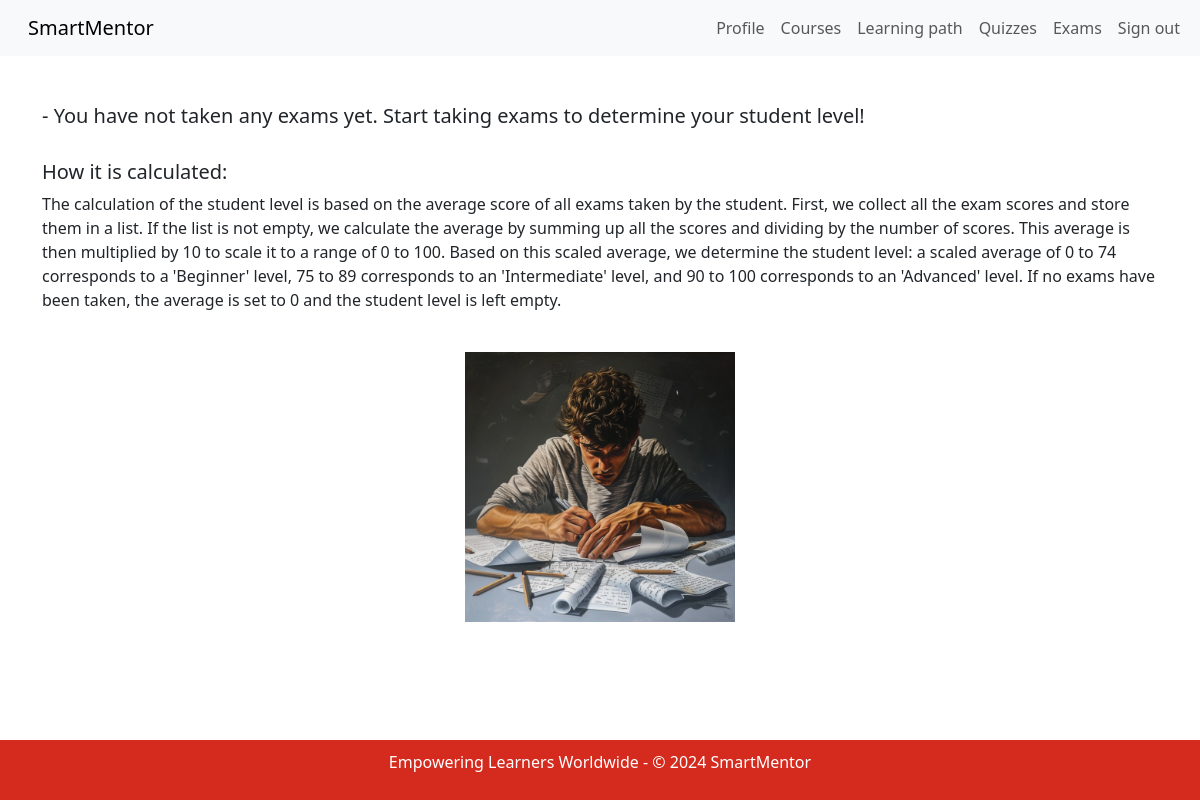
The app's page /student/exam/scores/12/ (signed in), older data.
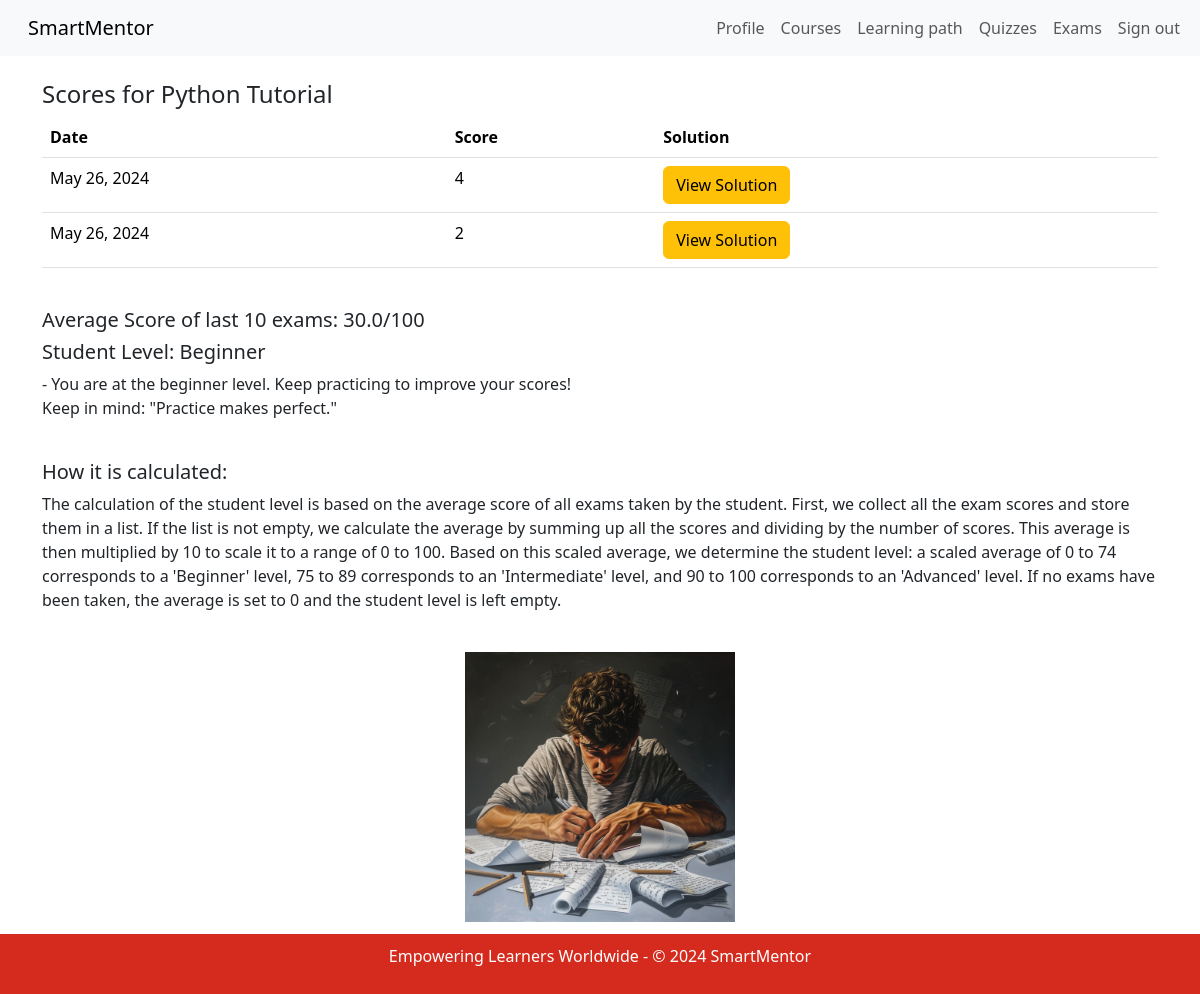
The same page, newer data.
### app/models.py (models this page shows, shortened)
class Course(models.Model):
    name = models.CharField(max_length=50, default='course')
    description = models.CharField(max_length=200, default='Default description')
    pdfs = models.ManyToManyField(PDF, blank=True, related_name='courses')
    time_created = models.DateTimeField(auto_now_add=True, null=True)
    teacher = models.ForeignKey('Teacher', on_delete=models.CASCADE, related_name='courses', default=Teacher.get_default_teacher)

class Score(models.Model):
    user = models.ForeignKey(User, on_delete=models.CASCADE)
    course = models.ForeignKey('Course', on_delete=models.CASCADE)
    date = models.DateField(auto_now_add=True)
    value = models.IntegerField()
    level = models.CharField(max_length=20, default='To be determined')
    answers = models.JSONField(default=dict)

### app/views.py (the view)
# urls.py: path('student/exam/scores/<int:course_id>/', views.display_scores, name='exam_scores'),
def display_scores(request, course_id):
    course = Course.objects.get(id=course_id)
    scores = Score.objects.filter(user=request.user, course=course)
    if not scores:
        level = 'To be determined'
        average = 'N/A'
    else:
        last_scores = scores.order_by('-id')[:10]
        score_values = [score.value for score in last_scores]
        average = sum(score_values) / len(score_values) if score_values else 0
        average *= 10
        average = round(average, 2)
        if 0 <= average <= 74:
            level = 'Beginner'
        elif 75 <= average <= 89:
            level = 'Intermediate'
        elif 90 <= average <= 100:
            level = 'Advanced'
    return render(request, 'app/exam_scores.html', {'course': course, 'scores': scores, 'level': level, 'average': average})

### app/templates/app/exam_scores.html (shortened to what the changed rows need)
{% extends 'app/base.html' %}
{% block content %}
    {% if user.is_authenticated %}
        {% if user.profile.role == 'student' %}
            <br>
            <div class="container-xl">
                <section>
                    {% if level == 'Beginner' or level == 'Intermediate' or level == 'Advanced' %}
                    <h4>Scores for {{ course.name }}</h4>
                    <table class="table">
                        <thead>
                            <tr>
                                <th>Date</th>
                                <th>Score</th>
                                <th>Solution</th>
                            </tr>
                        </thead>
                        <tbody>
                            {% for score in scores %}
                        <tr>
                            <td>{{ score.date }}</td>
                            <td>{{ score.value }}</td>
                            <td><a href="{% url 'exam_results' score.id%}" class="btn btn-warning">View Solution</a></td>
                        </tr>
                        {% endfor %}
                        </tbody>
                    </table>
                    {% endif %}
                    <br>
                    {% if level == 'Beginner' or level == 'Intermediate' or level == 'Advanced' %}
                    <h5>Average Score of last 10 exams: {{ average }}/100</h5>
                    <h5>Student Level: {{ level }}</h5>
                    {% endif %}
                        {% if level == 'Beginner' %}
                            <p>
                            - You are at the beginner level. Keep practicing to improve your scores!
                            <br>
                            Keep in mind: "Practice makes perfect."
                            </p>
                        {% elif level == 'Intermediate' %}
                            <p>
                            - You are at the intermediate level. Keep practicing to reach the advanced level!
                            <br>
                            Keep in mind: "Success is the sum of small efforts repeated day in and day out."
                            </p>
                        {% elif level == 'Advanced' %}
                            <p>
                            - You are at the advanced level. Congratulations on your achievement!
                            <br>
                            Keep in mind: "Success is not the key to happiness. Happiness is the key to success. If you love what you are doing, you will be successful."
                            </p>
                        {% else %}
                            <h5>- You have not taken any exams yet. Start taking exams to determine your student level! </h5>
                        {% endif %}
                    <br>
                    <h5>How it is calculated:</h5>
                    <p>The calculation of the student level is based on the average score of all exams taken by the student. First, we collect all the exam scores and store them in a list. If the list is not empty, we calculate the average by summing up all the scores and dividing by the number of scores. This average is then multiplied by 10 to scale it to a range of 0 to 100. Based on this scaled average, we determine the student level: a scaled average of 0 to 74 corresponds to a 'Beginner' level, 75 to 89 corresponds to an 'Intermediate' level, and 90 to 100 corresponds to an 'Advanced' level. If no exams have been taken, the average is set to 0 and the student level is left empty.</p>
                </section>
            </div>
            <br>
                    {% load static %}
            <br>
            <br>
            <br>
        {% endif %}
    {% endif %}
{% endblock %}

Row changes from the older to the newer data that the page shows:
now on this page (row unchanged): Course: name "Python Tutorial"
added Score: date "May 26, 2024", value "4"
added Score: date "May 26, 2024", value "2"
Text that changed along with them:
{{ average }}: (not shown) → "30.0"
{{ level }}: (not shown) → "Beginner"
text no longer shown: "- You have not taken any exams yet. Start taking exams to determine your student level!"
text now shown: "Scores for Date Score Solution Average Score of last 10 exams: /100 Student Level: - You are at the beginner level. Keep practicing to improve your scores! Keep in mind: \"Practice makes perfect.\""
